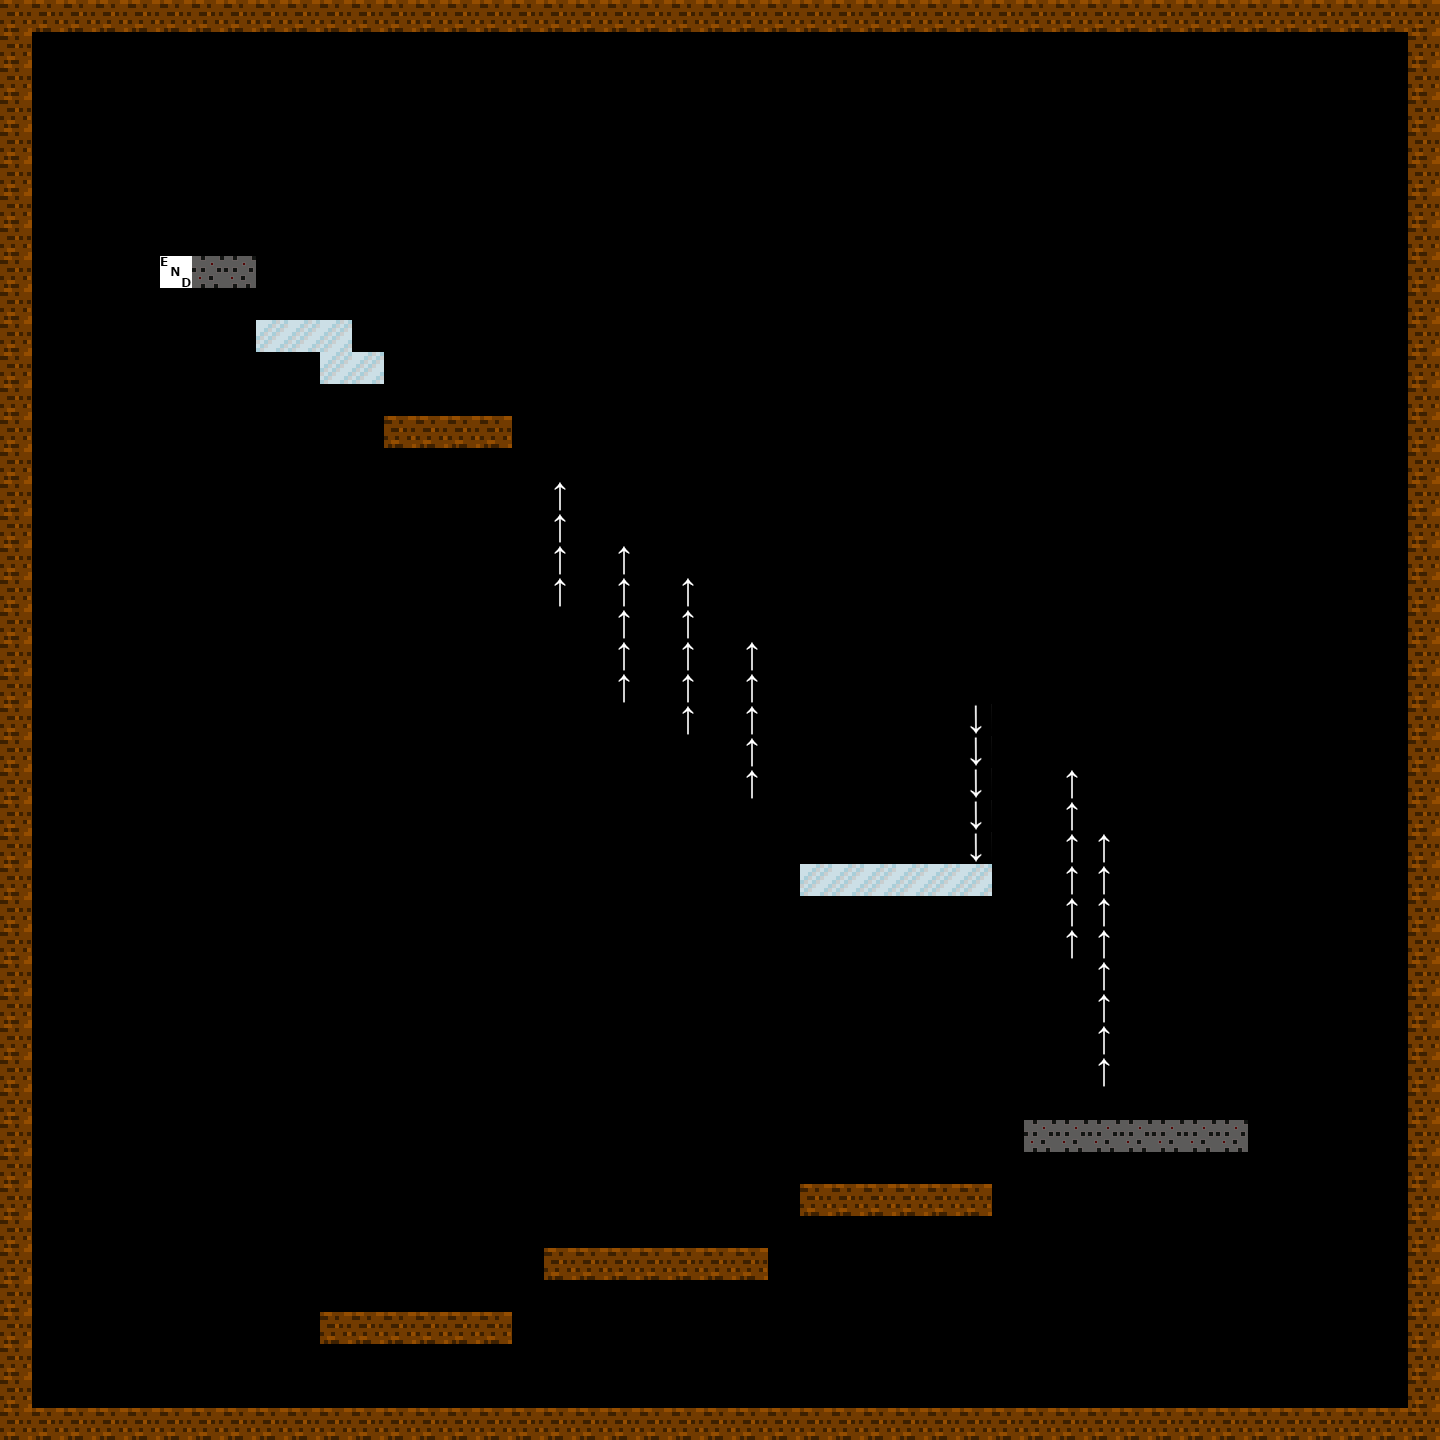

The image is a tile-based game level rendered from a .tmx file. Its description and source (layers, tilesets, objects; grid data summarised) follow:
An orthogonal 45x45 tile map with 32x32 px tiles, 1 tile layer (Tile Layer 1).

<map version="1.0" orientation="orthogonal" width="45" height="45" tilewidth="32" tileheight="32">
 <tileset firstgid="1" name="tiles" tilewidth="32" tileheight="32">
  <image source="tiles.png" width="192" height="32" />
  <tile id="0">
   <properties>
    <property name="friction" value="1.20" />
    <property name="solid" value="1" />
   </properties>
  </tile>
  <tile id="1">
   <properties>
    <property name="friction" value="0.95" />
    <property name="solid" value="1" />
   </properties>
  </tile>
  <tile id="2">
   <properties>
    <property name="friction" value="0.25" />
    <property name="solid" value="1" />
   </properties>
  </tile>
  <tile id="3">
   <properties>
    <property name="end" value="1" />
    <property name="solid" value="1" />
   </properties>
  </tile>
  <tile id="4">
   <properties>
    <property name="up" value="1" />
   </properties>
  </tile>
  <tile id="5">
   <properties>
    <property name="down" value="1" />
   </properties>
  </tile>
 </tileset>
 <layer name="Tile Layer 1" width="45" height="45">
  <data>[2025 cells, 258 non-empty, 6 distinct tile ids]</data>
 </layer>
</map>
